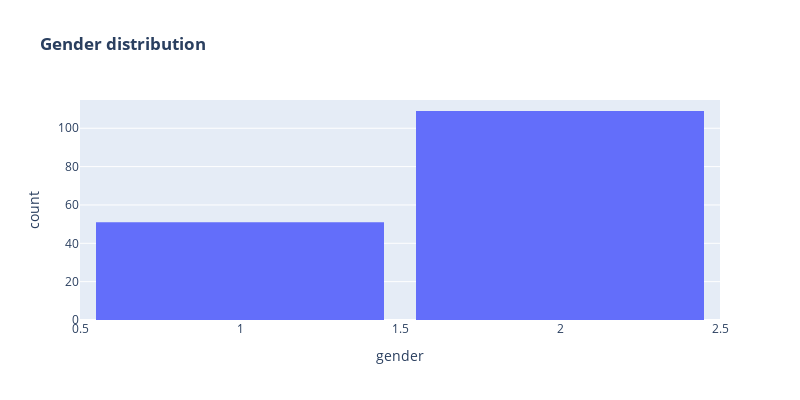

Notebook code for this chart:
### Code cell
fig = ex.histogram(data, x="gender",  title="<b>Gender distribution</b>")
fig.update_layout(width=800, height=400, bargap=0.1)
fig.show()

### Figure 1 — Plotly figure (JSON) as saved in the notebook; plotly's stock layout.template omitted (floating-point values rounded to 4 significant figures; data arrays with more than 128 entries replaced by an {"elided": "..."} marker saying what was removed)
{"data": [{"alignmentgroup": "True", "bingroup": "x", "hovertemplate": "gender=%{x}<br>count=%{y}<extra></extra>", "legendgroup": "", "marker": {"color": "#636efa", "pattern": {"shape": ""}}, "name": "", "offsetgroup": "", "orientation": "v", "showlegend": false, "type": "histogram", "x": {"elided": "160 int values"}, "xaxis": "x", "yaxis": "y"}], "layout": {"bargap": 0.1, "barmode": "relative", "height": 400, "legend": {"tracegroupgap": 0}, "title": {"text": "<b>Gender distribution</b>"}, "width": 800, "xaxis": {"anchor": "y", "domain": [0, 1], "title": {"text": "gender"}}, "yaxis": {"anchor": "x", "domain": [0, 1], "title": {"text": "count"}}}}
